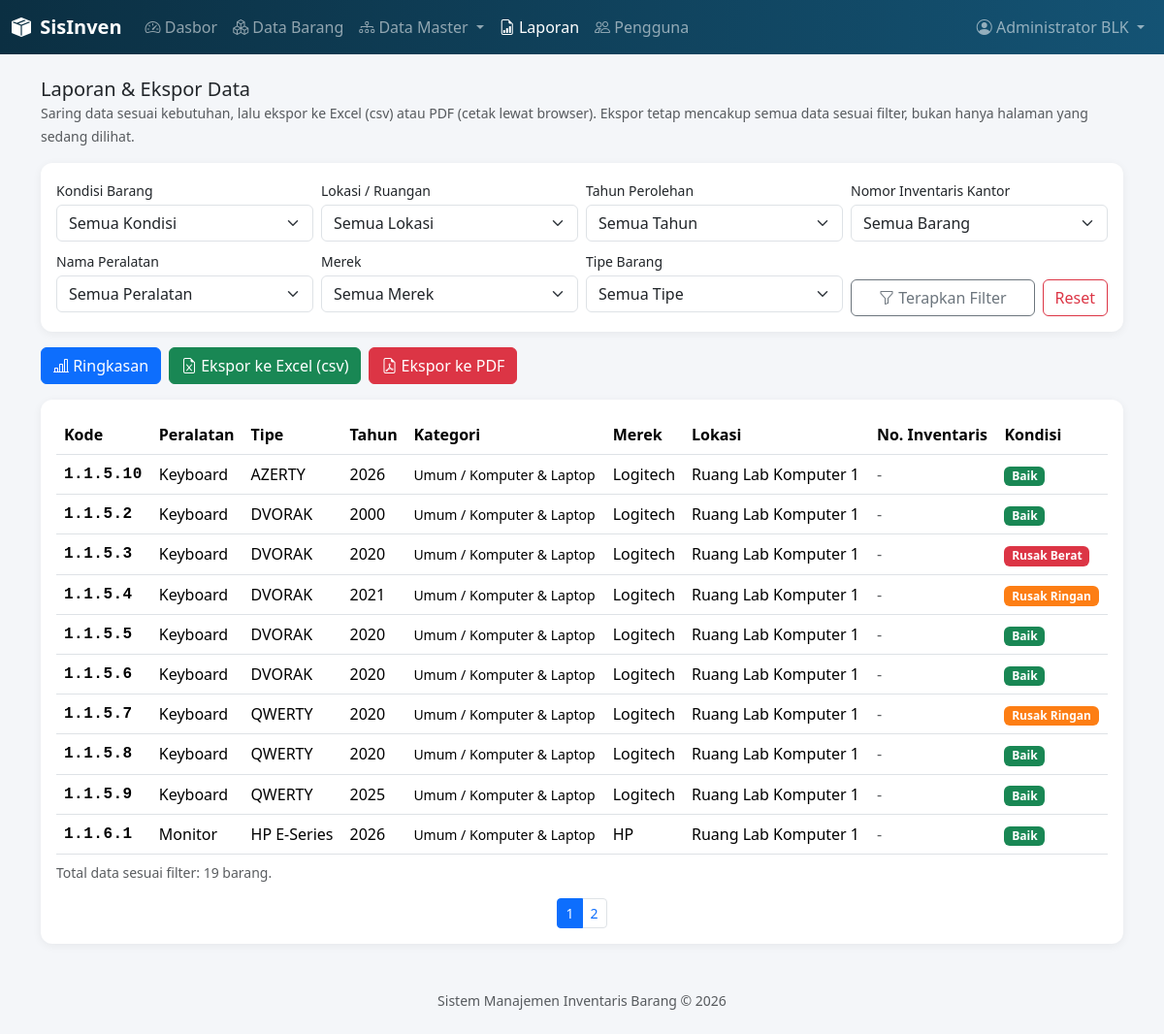
Screenshot of /laporan/index.php (signed in) with the database file from the repository.
### tables this page shows
CREATE TABLE `barang` (
  `id` int(11) NOT NULL,
  `kode_barang` varchar(50) NOT NULL,
  `kategori_id` int(11) NOT NULL,
  `subkategori_id` int(11) NOT NULL,
  `merek_id` int(11) NOT NULL,
  `lokasi_id` int(11) NOT NULL,
  `nama_peralatan_id` int(11) NOT NULL,
  `tipe_barang` varchar(100) NOT NULL,
  `tahun_perolehan` year(4) NOT NULL,
  `foto_peralatan` varchar(255) DEFAULT NULL,
  `nomor_urut` int(11) NOT NULL,
  `spesifikasi` text NOT NULL,
  `nomor_inventaris_kantor` varchar(100) DEFAULT NULL,
  `kondisi_id` int(11) NOT NULL,
  `user_last_edit` varchar(100) NOT NULL,
  `timestamp_last_edit` datetime NOT NULL,
  `created_at` datetime DEFAULT current_timestamp()
);

CREATE TABLE `nama_peralatan` (
  `id` int(11) NOT NULL,
  `kode_peralatan` int(11) NOT NULL,
  `nama_peralatan` varchar(100) NOT NULL,
  `created_at` datetime DEFAULT current_timestamp()
);

CREATE TABLE `kategori` (
  `id` int(11) NOT NULL,
  `kode_kategori` int(11) NOT NULL,
  `nama_kategori` varchar(100) NOT NULL,
  `created_at` datetime DEFAULT current_timestamp()
);

CREATE TABLE `subkategori` (
  `id` int(11) NOT NULL,
  `kategori_id` int(11) NOT NULL,
  `kode_subkategori` int(11) NOT NULL,
  `nama_subkategori` varchar(100) NOT NULL,
  `created_at` datetime DEFAULT current_timestamp()
);

CREATE TABLE `merek` (
  `id` int(11) NOT NULL,
  `nama_merek` varchar(100) NOT NULL,
  `created_at` datetime DEFAULT current_timestamp()
);

CREATE TABLE `lokasi` (
  `id` int(11) NOT NULL,
  `nama_ruangan` varchar(100) NOT NULL,
  `created_at` datetime DEFAULT current_timestamp()
);

CREATE TABLE `kondisi_barang` (
  `id` int(11) NOT NULL,
  `nama_kondisi` varchar(50) NOT NULL,
  `kode_warna` varchar(7) NOT NULL DEFAULT '#6c757d',
  `created_at` datetime DEFAULT current_timestamp()
);

### laporan/index.php (the view, shortened to what this page needs)
<?php
require_once __DIR__ . '/../includes/functions.php';
$pdo = getKoneksi();
$kondisi        = $_GET['kondisi'] ?? '';
$statusAset     = $_GET['status_aset'] ?? '';
$tipeBarang     = $_GET['tipe'] ?? '';
$tahunPerolehan = $_GET['tahun'] ?? '';
$peralatanId    = $_GET['peralatan'] ?? '';
$merekId        = $_GET['merek'] ?? '';
$lokasiId       = $_GET['lokasi'] ?? '';
$halaman        = max(1, (int) ($_GET['halaman'] ?? 1));
$perHalaman     = 10;
$data      = ambilDataLaporan($pdo, $kondisi, $statusAset, $tipeBarang, $tahunPerolehan, $peralatanId, $merekId, $lokasiId, $halaman, $perHalaman);
$totalData = hitungDataLaporan($pdo, $kondisi, $statusAset, $tipeBarang, $tahunPerolehan, $peralatanId, $merekId, $lokasiId);
$queryEkspor = http_build_query(array_filter([
    'kondisi'     => $kondisi,
    'status_aset' => $statusAset,
    'tipe'        => $tipeBarang,
    'tahun'       => $tahunPerolehan,
    'peralatan'   => $peralatanId,
    'merek'       => $merekId,
    'lokasi'      => $lokasiId,
], fn($v) => $v !== ''));
require_once __DIR__ . '/../includes/header.php';
?>
<div class="d-flex justify-content-between align-items-center mb-3 flex-wrap gap-2">
  <div>
    <h5 class="mb-0">Laporan & Ekspor Data</h5>
    <small class="text-muted">
      Saring data sesuai kebutuhan, lalu ekspor ke Excel (csv) atau PDF (cetak lewat browser).
      Ekspor tetap mencakup semua data sesuai filter, bukan hanya halaman yang sedang dilihat.
    </small>
  </div>
</div>
<div class="card p-3 mb-3">
  <form method="get" class="row g-2">
    <div class="col-md-3">
      <label class="form-label small mb-1">Kondisi Barang</label>
      <select name="kondisi" class="form-select">
        <option value="">Semua Kondisi</option>
      </select>
    </div>
    <div class="col-md-3">
      <label class="form-label small mb-1">Lokasi / Ruangan</label>
      <select name="lokasi" class="form-select">
        <option value="">Semua Lokasi</option>
      </select>
    </div>
    <div class="col-md-3">
      <label class="form-label small mb-1">Tahun Perolehan</label>
      <select name="tahun" class="form-select">
        <option value="">Semua Tahun</option>
      </select>
    </div>
    <div class="col-md-3">
      <label class="form-label small mb-1">Nomor Inventaris Kantor</label>
      <select name="status_aset" class="form-select">
        <option value="">Semua Barang</option>
      </select>
    </div>
    <div class="col-md-3">
      <label class="form-label small mb-1">Nama Peralatan</label>
      <select name="peralatan" id="selPeralatan" class="form-select">
        <option value="">Semua Peralatan</option>
      </select>
    </div>
    <div class="col-md-3">
      <label class="form-label small mb-1">Merek</label>
      <select name="merek" id="selMerek" class="form-select">
        <option value="">Semua Merek</option>
      </select>
    </div>
    <div class="col-md-3">
      <label class="form-label small mb-1">Tipe Barang</label>
      <select name="tipe" id="selTipe" class="form-select">
        <option value="">Semua Tipe</option>
      </select>
    </div>
    <div class="col-md-3 d-flex gap-2 align-items-end">
      <button class="btn btn-outline-secondary flex-fill">
        <i class="bi bi-funnel"></i> Terapkan Filter
      </button>
      <a href="index.php" class="btn btn-outline-danger">Reset</a>
    </div>
  </form>
</div>
<div class="d-flex gap-2 mb-3 flex-wrap">
  <button type="button" class="btn btn-primary" data-bs-toggle="modal" data-bs-target="#modalRingkasan">
    <i class="bi bi-bar-chart-line"></i> Ringkasan
  </button>
  <a href="export_excel.php<?= $queryEkspor ? '?' . $queryEkspor : '' ?>" class="btn btn-success">
    <i class="bi bi-file-earmark-excel"></i> Ekspor ke Excel (csv)
  </a>
  <a href="export_pdf.php<?= $queryEkspor ? '?' . $queryEkspor : '' ?>" target="_blank" class="btn btn-danger">
    <i class="bi bi-file-earmark-pdf"></i> Ekspor ke PDF
  </a>
</div>
<div class="card p-3">
  <div class="table-responsive">
    <table class="table table-hover align-middle mb-0">
      <thead>
        <tr>
          <th>Kode</th>
          <th>Peralatan</th>
          <th>Tipe</th>
          <th>Tahun</th>
          <th>Kategori</th>
          <th>Merek</th>
          <th>Lokasi</th>
          <th>No. Inventaris</th>
          <th>Kondisi</th>
        </tr>
      </thead>
      <tbody>
        <?php foreach ($data as $row): ?>
          <tr>
            <td class="kode-barang"><?= amankan($row['kode_barang']) ?></td>
            <td><?= amankan($row['nama_peralatan']) ?></td>
            <td><?= amankan($row['tipe_barang']) ?></td>
            <td><?= amankan($row['tahun_perolehan']) ?></td>
            <td><small><?= amankan($row['nama_kategori']) ?> / <?= amankan($row['nama_subkategori']) ?></small></td>
            <td><?= amankan($row['nama_merek']) ?></td>
            <td><?= amankan($row['nama_ruangan']) ?></td>
            <td>
              <?= $row['nomor_inventaris_kantor']
                    ? amankan($row['nomor_inventaris_kantor'])
                    : '<span class="text-muted">-</span>' ?>
            </td>
            <td>
              <span class="badge" style="background-color: <?= amankan($row['kode_warna']) ?>">
                <?= amankan($row['kondisi']) ?>
              </span>
            </td>
          </tr>
        <?php endforeach; ?>
      </tbody>
    </table>
  </div>
  <p class="text-muted small mt-2 mb-0">Total data sesuai filter: <?= $totalData ?> barang.</p>
</div>
<?php require_once __DIR__ . '/../includes/footer.php'; ?>

### assets/css/style.css (style rules this page uses)
:root { --sisinven-primary: #145374; --sisinven-primary-dark: #0b2f42; --sisinven-accent: #00A8CC; }
body { background-color: #f4f6f9; font-family: 'Segoe UI', system-ui, sans-serif; }
.card { border: none; border-radius: 0.75rem; box-shadow: 0 2px 10px rgba(0,0,0,0.06); }
.kode-barang { font-family: 'Consolas', monospace; font-weight: 700; letter-spacing: 0.5px; color: var(--sisinven-primary-dark); }

### rows the page displays
barang: kode_barang "1.1.5.10", nama_peralatan.nama_peralatan "Keyboard", tipe_barang "AZERTY", tahun_perolehan "2026", kategori.nama_kategori "Umum", subkategori.nama_subkategori "Komputer & Laptop", merek.nama_merek "Logitech", lokasi.nama_ruangan "Ruang Lab Komputer 1", kondisi.nama_kondisi "Baik"
barang: kode_barang "1.1.5.2", nama_peralatan.nama_peralatan "Keyboard", tipe_barang "DVORAK", tahun_perolehan "2000", kategori.nama_kategori "Umum", subkategori.nama_subkategori "Komputer & Laptop", merek.nama_merek "Logitech", lokasi.nama_ruangan "Ruang Lab Komputer 1", kondisi.nama_kondisi "Baik"
barang: kode_barang "1.1.5.3", nama_peralatan.nama_peralatan "Keyboard", tipe_barang "DVORAK", tahun_perolehan "2020", kategori.nama_kategori "Umum", subkategori.nama_subkategori "Komputer & Laptop", merek.nama_merek "Logitech", lokasi.nama_ruangan "Ruang Lab Komputer 1", kondisi.nama_kondisi "Rusak Berat"
barang: kode_barang "1.1.5.4", nama_peralatan.nama_peralatan "Keyboard", tipe_barang "DVORAK", tahun_perolehan "2021", kategori.nama_kategori "Umum", subkategori.nama_subkategori "Komputer & Laptop", merek.nama_merek "Logitech", lokasi.nama_ruangan "Ruang Lab Komputer 1", kondisi.nama_kondisi "Rusak Ringan"
barang: kode_barang "1.1.5.5", nama_peralatan.nama_peralatan "Keyboard", tipe_barang "DVORAK", tahun_perolehan "2020", kategori.nama_kategori "Umum", subkategori.nama_subkategori "Komputer & Laptop", merek.nama_merek "Logitech", lokasi.nama_ruangan "Ruang Lab Komputer 1", kondisi.nama_kondisi "Baik"
barang: kode_barang "1.1.5.6", nama_peralatan.nama_peralatan "Keyboard", tipe_barang "DVORAK", tahun_perolehan "2020", kategori.nama_kategori "Umum", subkategori.nama_subkategori "Komputer & Laptop", merek.nama_merek "Logitech", lokasi.nama_ruangan "Ruang Lab Komputer 1", kondisi.nama_kondisi "Baik"
barang: kode_barang "1.1.5.7", nama_peralatan.nama_peralatan "Keyboard", tipe_barang "QWERTY", tahun_perolehan "2020", kategori.nama_kategori "Umum", subkategori.nama_subkategori "Komputer & Laptop", merek.nama_merek "Logitech", lokasi.nama_ruangan "Ruang Lab Komputer 1", kondisi.nama_kondisi "Rusak Ringan"
barang: kode_barang "1.1.5.8", nama_peralatan.nama_peralatan "Keyboard", tipe_barang "QWERTY", tahun_perolehan "2020", kategori.nama_kategori "Umum", subkategori.nama_subkategori "Komputer & Laptop", merek.nama_merek "Logitech", lokasi.nama_ruangan "Ruang Lab Komputer 1", kondisi.nama_kondisi "Baik"
barang: kode_barang "1.1.5.9", nama_peralatan.nama_peralatan "Keyboard", tipe_barang "QWERTY", tahun_perolehan "2025", kategori.nama_kategori "Umum", subkategori.nama_subkategori "Komputer & Laptop", merek.nama_merek "Logitech", lokasi.nama_ruangan "Ruang Lab Komputer 1", kondisi.nama_kondisi "Baik"
barang: kode_barang "1.1.6.1", nama_peralatan.nama_peralatan "Monitor", tipe_barang "HP E-Series", tahun_perolehan "2026", kategori.nama_kategori "Umum", subkategori.nama_subkategori "Komputer & Laptop", merek.nama_merek "HP", lokasi.nama_ruangan "Ruang Lab Komputer 1", kondisi.nama_kondisi "Baik"

### other values shown
amankan($_SESSION['nama_lengkap'] ?? '') "Administrator BLK"
$totalData "19"
